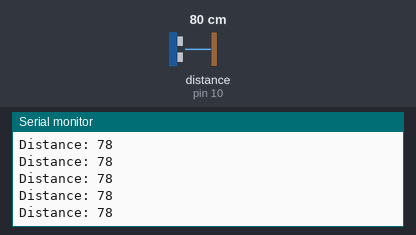
Recording of a sketch running on a simulated Arduino Uno, built with avr-gcc and run on an emulated ATmega328P. Parts: the last lines printed to the serial monitor. Wiring (inferred from the names in the program): ultrasonic range finder: trigger pin 9; echo pin 10. Inputs (shaded band) come from the test bench; at power-on: distance to the obstacle (sensor on pin 10) 80 cm. The echo pulse lasts 58.3 µs per cm.

Above: at 1.2 s.
1.3 s: distance to the obstacle (sensor on pin 10) set to 2 cm
At 1.38 s:
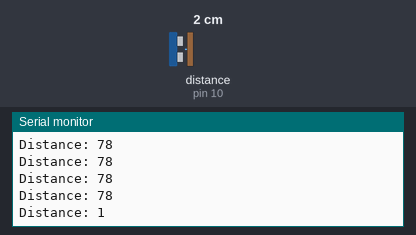
4.3 s: distance to the obstacle (sensor on pin 10) set to 250 cm
At 4.41 s:
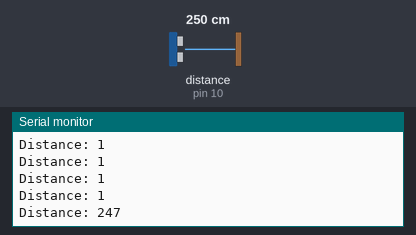
Timing chart, 0 to 7.3 s (numbered marks = the images above; inputs shaded):
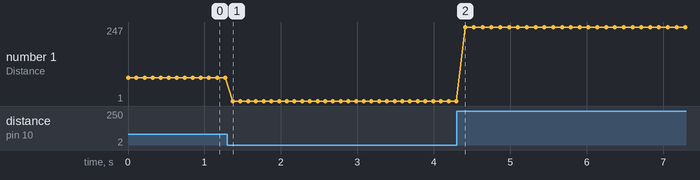

Measured:
- after the input at 1.3 s, the serial monitor: prints a new line after 0.07 s (image 1)
- after the input at 4.3 s, the serial monitor: prints a new line after 0.11 s (image 2)
- plotted number 1: 78 → 1 after the input at 1.3 s, 1 → 2 after the input at 4.3 s

The sketch:

check_rcwl_1670.ino
```cpp
const int trigPin = 9;
const int echoPin = 10;

// Определяем переменные
long duration;
int distance;

void setup() {
  Serial.begin(9600);
  pinMode(trigPin, OUTPUT);
  pinMode(echoPin, INPUT);
}

void loop() {
  // Clears the trigPin
  digitalWrite(trigPin, LOW);
  delayMicroseconds(2);
  // Sets the trigPin on HIGH state for 10 micro seconds
  digitalWrite(trigPin, HIGH);
  delayMicroseconds(10);
  digitalWrite(trigPin, LOW);
  // Reads the echoPin, returns the sound wave travel time in microseconds
  duration = pulseIn(echoPin, HIGH);
  // Calculating the distance
  distance = duration * 0.034 / 2;
  // Prints the distance on the Serial Monitor
  Serial.print("Distance: ");
  Serial.println(distance);
  delay(100);
}
```
